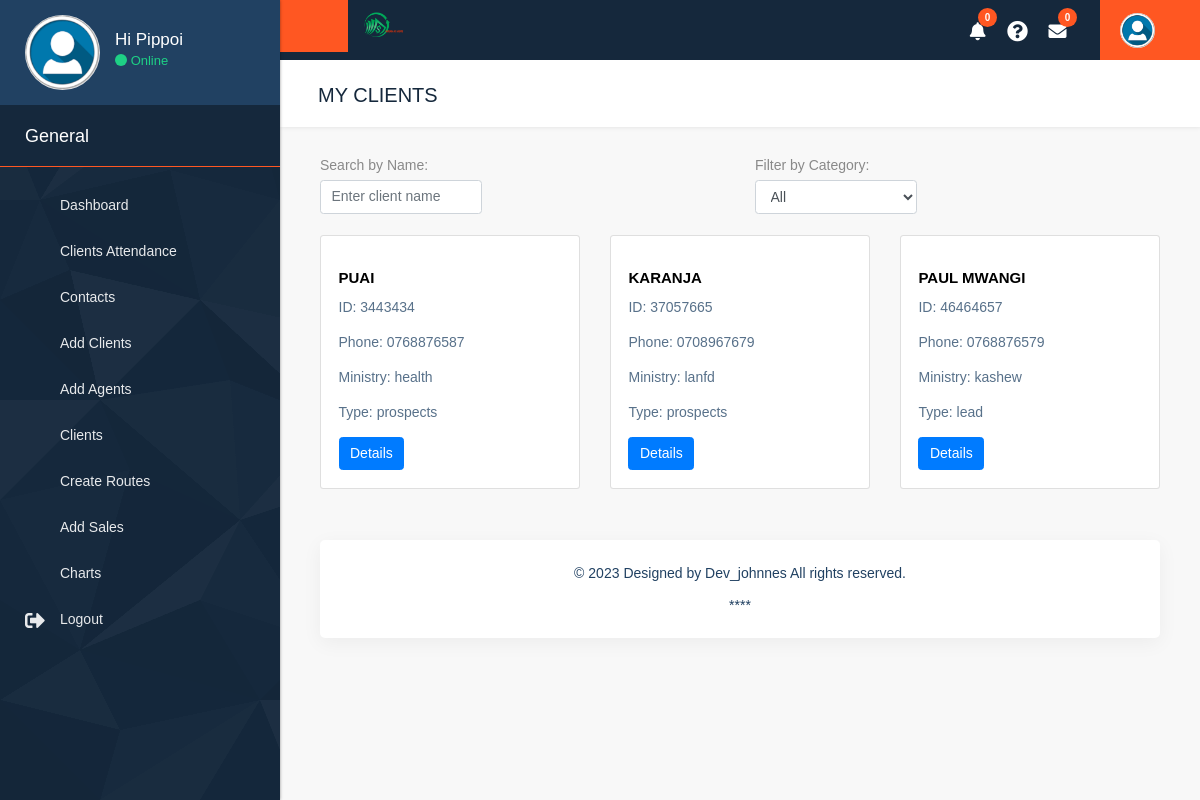
Screenshot of /client-list/ (signed in) with the database file from the repository.
### accounts/models.py (models this page shows, shortened)
class User(AbstractUser):
    email = models.EmailField(unique=True)
    is_member = models.BooleanField(default=False)
    is_vendor = models.BooleanField(default=False)
    is_management = models.BooleanField(default=False)

class Client(models.Model):
    user = models.ForeignKey(User, on_delete=models.CASCADE, blank=True, null=True)
    client_fullname = models.CharField(max_length=255)
    id_number = models.CharField(
                max_length=8,  # Allow up to 8 characters
                unique=True,
                validators=[
                    RegexValidator(
                        regex=r'^[0-9]{7,8}$',  # Only digits, 7 to 8 characters
                        message='ID number must be 7 to 8 digits long.',
                    ),
                ]
            )
    phone_number = models.CharField(
                max_length=12,  # Allow up to 12 characters
                validators=[
                    RegexValidator(
                        regex=r'^[0-9]{10,12}$',  # Only digits, 10 to 12 characters
                        message='Phone number must be 10 to 12 digits long.',
                    ),
                ]
            )
    ministry = models.CharField(max_length=255)
    TYPE_CHOICES = (
        ('prospects', 'Prospects'),
        ('lead', 'Lead'),
        ('conversion', 'Conversion'),
    )
    type = models.CharField(max_length=20, choices=TYPE_CHOICES)
    pf_number = models.CharField(max_length=255, blank=True, null=True)
    amount = models.DecimalField(max_digits=10, decimal_places=2, blank=True, null=True)
    comment = models.TextField(blank=True, null=True)
    pf_number_conversion = models.CharField(max_length=255, blank=True, null=True)
    password = models.CharField(max_length=255, blank=True, null=True)
    amount_applied = models.DecimalField(max_digits=10, decimal_places=2, blank=True, null=True)
    date_field = models.DateField(blank=True, null=True)
    comment_conversion = models.TextField(blank=True, null=True)
    TYPE_LOAN_CHOICES = (
        ('refinance', 'Refinance'),
        ('topup', 'Top-Up'),
        ('buyoff', 'Buy-Off'),
    )
    type_loan_qualify = models.CharField(max_length=20, choices=TYPE_LOAN_CHOICES, blank=True, null=True)

### accounts/views.py (the view)
# urls.py: path('client-list/', views.client_list_view, name='client-list'),
@login_required
@management_required
def client_list_view(request):
    clients = Client.objects.all()
    context = {'clients': clients}
    return render(request, 'management/client_list.html', context)

### accounts/templates/management/client_list.html (shortened to what this page needs)
{% extends 'management/base.html' %}
{% load static %}
{% block page_title %}MY CLIENTS{% endblock %}
{% block content %}
  <div class="row">
    <div class="col-md-6 mb-4">
      <label for="nameFilter">Search by Name:</label>
      <input type="text" id="nameFilter" class="form-control rounded-pill glowing-border" style="width: 40%;" placeholder="Enter client name">
    </div>
    <div class="col-md-6 mb-4">
      <label for="categoryFilter">Filter by Category:</label>
      <select id="categoryFilter" class="form-control" style="width: 40%;">
        <option value="all">All</option>
      </select>
    </div>
    {% for client in clients %}
      <div class="col-md-4 mb-4 client-card" data-category="{{ client.type }}" data-name="{{ client.client_fullname }}">
        <div class="card">
          <div class="card-icon">
          </div>
          <div class="card-body">
            <h5 class="card-title">{{ client.client_fullname }}</h5>
            <p class="card-text">ID: {{ client.id_number }}</p>
            <p class="card-text">Phone: {{ client.phone_number }}</p>
            <p class="card-text">Ministry: {{ client.ministry }}</p>
            <p class="card-text">Type: {{ client.type }}</p>
            <a href="{% url 'client_details' client.pk %}" class="btn btn-primary">Details</a>
          </div>
        </div>
      </div>
    {% endfor %}
  </div>
</div>
{% endblock %}

### accounts/templates/management/base.html (shortened to what this page needs)
{% load static %}
<!DOCTYPE html>
<html lang="en">
<head>
    <link rel="stylesheet" href="https://cdnjs.cloudflare.com/ajax/libs/font-awesome/5.15.3/css/all.min.css">
    <link rel="stylesheet" href="{% static 'css/bootstrap.min.css' %}" />
    <link rel="stylesheet" href="{% static 'css/style.css' %}" />
    <link rel="stylesheet" href="{% static 'css/responsive.css' %}" />
    <link rel="stylesheet" href="{% static 'css/bootstrap-select.css' %}" />
    <link rel="stylesheet" href="{% static 'css/perfect-scrollbar.css' %}" />
    <link rel="stylesheet" href="{% static 'css/animate.css' %}">
    <link rel="stylesheet" href="{% static 'css/flaticon.css' %}">
    <link rel="stylesheet" href="{% static 'css/font-awesome.min.css' %}">
    <link rel="stylesheet" href="{% static 'css/custom.css' %}" />
</head>
<body class="dashboard dashboard_1">
<div class="full_container">
    <div class="inner_container">
        <nav id="sidebar">
            <div class="sidebar_blog_1">
                <div class="sidebar_user_info">
                    <div class="user_profle_side">
                        <div class="user_img"><img class="img-responsive" src="{% static 'images/layout_img/user_img.jpg' %}" alt="#" /></div>
                        <div class="user_info">
                            <h6>Hi {{user.first_name.title|default:'Guest'}}</h6>
                            <p><span class="online_animation"></span> Online</p>
                        </div>
                    </div>
                </div>
            </div>
            <div class="sidebar_blog_2">
                <h4>General</h4>
                <ul class="list-unstyled components">
                    <li>
                        <a href="{% url 'management_dashboard' %}">
                            <i class="fa fa-star"></i> <span>Dashboard</span>
                        </a>
                    </li>
                    <li>
                        <a href="{% url 'calendar_view' %}">
                            <i class="fa fa-calendar"></i> <span>Clients Attendance </span>
                        </a>
                    </li>
                    <li>
                        <a href="#">
                            <i class="fa fa-paper-plane red_color"></i> <span>Contacts</span>
                        </a>
                    </li>
                    <li>
                        <a href="{% url 'add_client' %}">
                            <i class="fa fa-user-plus"></i> <span>Add Clients</span>
                        </a>
                    </li>
                    <li>
                        <a href="{% url 'add_client' %}">
                            <i class="fa fa-user-plus"></i> <span>Add Agents</span>
                        </a>
                    </li>
                    <li>
                        <a href="{% url 'user_clients' %}">
                            <i class="fa fa-users"></i> <span>Clients</span>
                        </a>
                    </li>
                    <li>
                        <a href="{% url 'create_route_plan' %}">
                            <i class="fa fa-users"></i> <span>Create Routes</span>
                        </a>
                    </li>
                    <li>
                        <a href="{% url 'add_sale' %}">
                            <i class="fa fa-user-plus"></i> <span>Add Sales</span>
                        </a>
                    </li>
                    <li><a href="{% url 'charts_page' %}"><i class="fa fa-bar-chart-o green_color"></i> <span>Charts</span></a></li>
                    <li>
                      <a href="{% url 'logout' %}">
                          <i class="fas fa-sign-out-alt"></i> <span>Logout</span>
                      </a>
                  </li>
                </ul>
            </div>
        </nav>
        <div id="content">
            <div class="topbar">
                <nav class="navbar navbar-expand-lg navbar-light">
                    <div class="full">
                        <button type="button" id="sidebarCollapse" class="sidebar_toggle"><i class="fa fa-bars"></i></button>
                        <div class="logo_section">
                            <a href="#"><img class="img-responsive" src="{% static 'images/logos/logo.png' %}" alt="#" /></a>
                        </div>
                        <div class="right_topbar">
                            <div class="icon_info">
                              <ul>
                                <li><a href="#"><i class="fas fa-bell"></i><span class="badge">0</span></a></li>
                                <li><a href="#"><i class="fas fa-question-circle"></i></a></li>
                                <li><a href="#"><i class="fas fa-envelope"></i><span class="badge">0</span></a></li>
                            </ul>
                                <ul class="user_profile_dd">
                                    <li>
                                        <a class="dropdown-toggle" data-toggle="dropdown"><img class="img-responsive rounded-circle" src="{% static 'images/layout_img/user_img.jpg' %}" alt="#" /></a>
                                    </li>
                                </ul>
                            </div>
                        </div>
                    </div>
                </nav>
            </div>
            <div class="midde_cont">
                <div class="container-fluid">
                    <div class="row column_title">
                        <div class="col-md-12">
                            <div class="page_title">
                                <h2>{% block page_title %}{% endblock %}</h2>
                            </div>
                        </div>
                    </div>
                    {% block content %}{% endblock %}
                    <div class="container-fluid">
                        <div class="footer">
                            <p>&copy; {% now "Y" %} Designed by Dev_johnnes All rights reserved.<br><br> ****</p>
                        </div>
                    </div>
                </div>
            </div>
        </div>
    </div>
</body>
</html>

### static/css/perfect-scrollbar.css (style rules this page uses)
.ps { overflow: hidden !important; overflow-anchor: none; -ms-overflow-style: none; touch-action: auto; -ms-touch-action: auto; }

### rows the page displays
User: first_name "Pippoi"
Client: client_fullname "PUAI", id_number "3443434", phone_number "0768876587", ministry "health", type "prospects"
Client: client_fullname "KARANJA", id_number "37057665", phone_number "0708967679", ministry "lanfd", type "prospects"
Client: client_fullname "PAUL MWANGI", id_number "46464657", phone_number "0768876579", ministry "kashew", type "lead"
